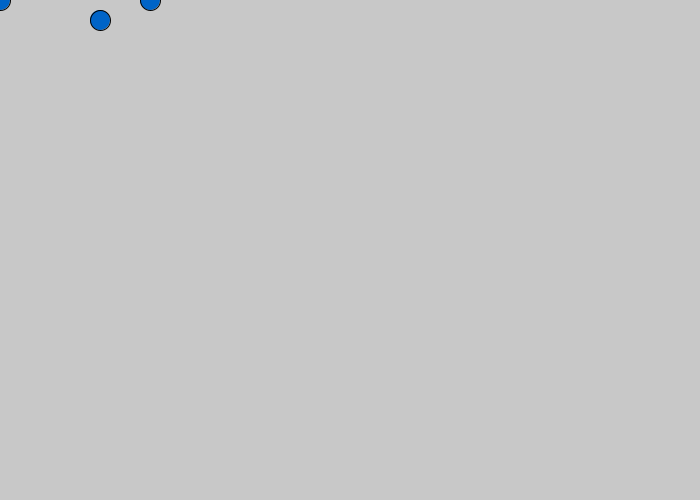
Frame 1 (no input)
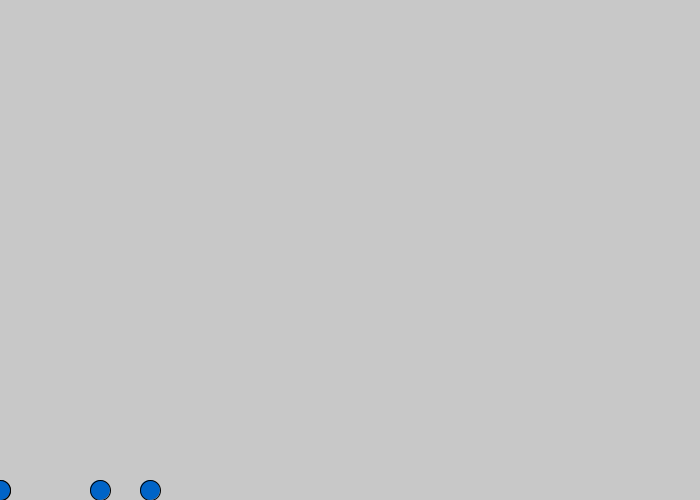
Frame 60 (the mouse pressed at the canvas centre just before this capture)
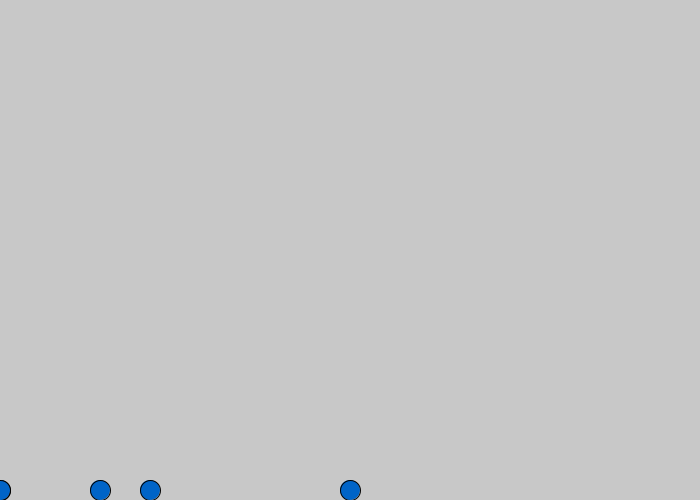
Frame 120 (the mouse held since frame 60 and released just before this capture)

The Processing sketch that drew these frames (run headless with seeded random() and noise(); from frame 60 on, the mouse is pressed at the canvas centre):

// Processing sketch: processing_78823
// ── processing_78823.pde

//ben norskov
//in class arraylist + class
//13-11-2012

Ball gregory;
Ball billy;

ArrayList balls = new ArrayList();

int lastSec = 0;
void setup() {
  size(700, 500);
  gregory = new Ball(150, 0);
  billy = new Ball(100, 20);
  balls.add(gregory);
  balls.add(billy);
}

void draw() {
  background(200);
  // move the ball function
  //  gregory.move();
  //  // draw the ball function
  //  gregory.display();
  //  
  //  billy.move();
  //  billy.display();
  //  Ball tempB = (Ball) balls.get(0);
  //  tempB.move();
  //  tempB.display();
  //  Ball tempB2 = (Ball) balls.get(1);
  //  tempB2.move();
  //  tempB2.display();
  if (lastSec != second()) {
    lastSec = second();
    Ball b = new Ball(mouseX, mouseY);
    balls.add(b);
  }

  for (int i=0; i<balls.size(); i++) {
    Ball tempB = (Ball) balls.get(i);
    tempB.move();
    tempB.display();
  }
}

void mousePressed() {
}

void keyPressed() {
  balls.remove(0);
  //WATCH FOR OUT OF INDEX ARRAY ERRORS!
}

class Ball {
  float x;
  float y;//ball's position

  float y_speed;
  float gravity = .5;
  Ball (float init_x, float init_y) {
    x = init_x;
    y = init_y;
  }
  void move() {
    if(y<height-11) {
    y += y_speed;
    y_speed += gravity;
    } else {
      y = height-10;
    }
//    if (y > height) {
//      y = random(100) - 100; 
//      x = random(width);
//      y_speed = 0;
//    }
  }
  void display() {
    fill(0, 100, 200);
    ellipse(x, y, 20, 20);
  }
}
